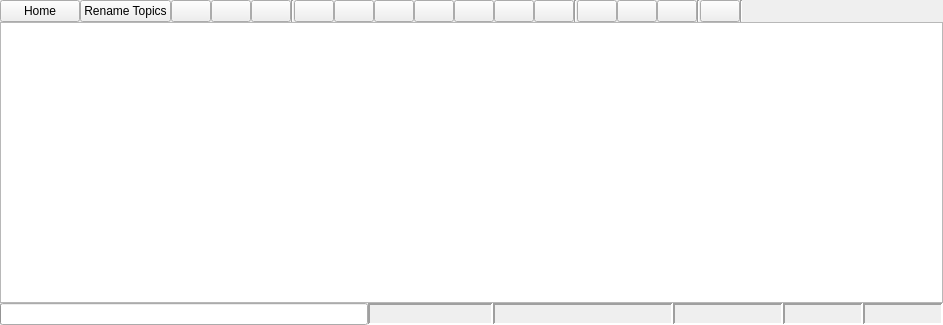
<?xml version="1.0" encoding="UTF-8"?>
<ui version="4.0">
 <class>Bag</class>
 <widget class="QWidget" name="Bag">
  <property name="geometry">
   <rect>
    <x>0</x>
    <y>0</y>
    <width>943</width>
    <height>325</height>
   </rect>
  </property>
  <property name="windowTitle">
   <string>Bag</string>
  </property>
  <layout class="QVBoxLayout" name="verticalLayout">
   <property name="spacing">
    <number>0</number>
   </property>
   <property name="margin">
    <number>0</number>
   </property>
   <item>
    <layout class="QHBoxLayout" name="horizontalLayout">
     <item>
      <widget class="QPushButton" name="button_home">
       <property name="text">
        <string>Home</string>
       </property>
      </widget>
     </item>
     <item>
      <widget class="QPushButton" name="button_rename_topics">
       <property name="text">
        <string>Rename Topics</string>
       </property>
      </widget>
     </item>
     <item>
      <widget class="QPushButton" name="record_button">
       <property name="toolTip">
        <string>Record Bag</string>
       </property>
       <property name="text">
        <string/>
       </property>
       <property name="iconSize">
        <size>
         <width>16</width>
         <height>16</height>
        </size>
       </property>
      </widget>
     </item>
     <item>
      <widget class="QPushButton" name="load_button">
       <property name="toolTip">
        <string>Load Bag</string>
       </property>
       <property name="text">
        <string/>
       </property>
       <property name="iconSize">
        <size>
         <width>16</width>
         <height>16</height>
        </size>
       </property>
      </widget>
     </item>
     <item>
      <widget class="QPushButton" name="save_button">
       <property name="toolTip">
        <string>Save Bag</string>
       </property>
       <property name="text">
        <string/>
       </property>
       <property name="iconSize">
        <size>
         <width>16</width>
         <height>16</height>
        </size>
       </property>
      </widget>
     </item>
     <item>
      <widget class="Line" name="line_3">
       <property name="orientation">
        <enum>Qt::Vertical</enum>
       </property>
      </widget>
     </item>
     <item>
      <widget class="QPushButton" name="begin_button">
       <property name="toolTip">
        <string>Go To Beginning</string>
       </property>
       <property name="text">
        <string/>
       </property>
       <property name="iconSize">
        <size>
         <width>16</width>
         <height>16</height>
        </size>
       </property>
      </widget>
     </item>
     <item>
      <widget class="QPushButton" name="slower_button">
       <property name="toolTip">
        <string>Slower / Rewind</string>
       </property>
       <property name="text">
        <string/>
       </property>
       <property name="iconSize">
        <size>
         <width>16</width>
         <height>16</height>
        </size>
       </property>
      </widget>
     </item>
     <item>
      <widget class="QPushButton" name="previous_button">
       <property name="toolTip">
        <string>Previous frame</string>
       </property>
       <property name="text">
        <string/>
       </property>
       <property name="iconSize">
        <size>
         <width>16</width>
         <height>16</height>
        </size>
       </property>
      </widget>
     </item>
     <item>
      <widget class="QPushButton" name="play_button">
       <property name="toolTip">
        <string>Play / Pause</string>
       </property>
       <property name="text">
        <string/>
       </property>
       <property name="iconSize">
        <size>
         <width>16</width>
         <height>16</height>
        </size>
       </property>
       <property name="checkable">
        <bool>true</bool>
       </property>
      </widget>
     </item>
     <item>
      <widget class="QPushButton" name="next_button">
       <property name="toolTip">
        <string>Next frame</string>
       </property>
       <property name="text">
        <string/>
       </property>
       <property name="iconSize">
        <size>
         <width>16</width>
         <height>16</height>
        </size>
       </property>
      </widget>
     </item>
     <item>
      <widget class="QPushButton" name="faster_button">
       <property name="toolTip">
        <string>Fast Forward</string>
       </property>
       <property name="text">
        <string/>
       </property>
       <property name="iconSize">
        <size>
         <width>16</width>
         <height>16</height>
        </size>
       </property>
      </widget>
     </item>
     <item>
      <widget class="QPushButton" name="end_button">
       <property name="toolTip">
        <string>Go To End</string>
       </property>
       <property name="text">
        <string/>
       </property>
       <property name="iconSize">
        <size>
         <width>16</width>
         <height>16</height>
        </size>
       </property>
      </widget>
     </item>
     <item>
      <widget class="Line" name="line">
       <property name="orientation">
        <enum>Qt::Vertical</enum>
       </property>
      </widget>
     </item>
     <item>
      <widget class="QPushButton" name="zoom_in_button">
       <property name="toolTip">
        <string>Zoom In</string>
       </property>
       <property name="text">
        <string/>
       </property>
       <property name="iconSize">
        <size>
         <width>16</width>
         <height>16</height>
        </size>
       </property>
      </widget>
     </item>
     <item>
      <widget class="QPushButton" name="zoom_out_button">
       <property name="toolTip">
        <string>Zoom Out</string>
       </property>
       <property name="text">
        <string/>
       </property>
       <property name="iconSize">
        <size>
         <width>16</width>
         <height>16</height>
        </size>
       </property>
      </widget>
     </item>
     <item>
      <widget class="QPushButton" name="zoom_all_button">
       <property name="toolTip">
        <string>Zoom Home</string>
       </property>
       <property name="text">
        <string/>
       </property>
       <property name="iconSize">
        <size>
         <width>16</width>
         <height>16</height>
        </size>
       </property>
      </widget>
     </item>
     <item>
      <widget class="Line" name="line_2">
       <property name="orientation">
        <enum>Qt::Vertical</enum>
       </property>
      </widget>
     </item>
     <item>
      <widget class="QPushButton" name="thumbs_button">
       <property name="toolTip">
        <string>Toggle Thumbnails</string>
       </property>
       <property name="text">
        <string/>
       </property>
       <property name="iconSize">
        <size>
         <width>16</width>
         <height>16</height>
        </size>
       </property>
       <property name="checkable">
        <bool>true</bool>
       </property>
      </widget>
     </item>
     <item>
      <widget class="Line" name="line_4">
       <property name="orientation">
        <enum>Qt::Vertical</enum>
       </property>
      </widget>
     </item>
     <item>
      <spacer name="horizontalSpacer">
       <property name="orientation">
        <enum>Qt::Horizontal</enum>
       </property>
       <property name="sizeHint" stdset="0">
        <size>
         <width>40</width>
         <height>20</height>
        </size>
       </property>
      </spacer>
     </item>
    </layout>
   </item>
   <item>
    <widget class="BagGraphicsView" name="graphics_view">
     <property name="horizontalScrollBarPolicy">
      <enum>Qt::ScrollBarAlwaysOff</enum>
     </property>
    </widget>
   </item>
   <item>
    <layout class="QHBoxLayout" name="status_bar_layout">
     <item>
      <widget class="QProgressBar" name="progress_bar">
       <property name="sizePolicy">
        <sizepolicy hsizetype="Minimum" vsizetype="Fixed">
         <horstretch>0</horstretch>
         <verstretch>0</verstretch>
        </sizepolicy>
       </property>
       <property name="value">
        <number>0</number>
       </property>
       <property name="textVisible">
        <bool>false</bool>
       </property>
      </widget>
     </item>
     <item>
      <widget class="QLabel" name="stamp_label">
       <property name="maximumSize">
        <size>
         <width>125</width>
         <height>16777215</height>
        </size>
       </property>
       <property name="toolTip">
        <string>Time Stamp of the current playhead</string>
       </property>
       <property name="frameShape">
        <enum>QFrame::Panel</enum>
       </property>
       <property name="frameShadow">
        <enum>QFrame::Sunken</enum>
       </property>
       <property name="lineWidth">
        <number>2</number>
       </property>
       <property name="text">
        <string/>
       </property>
      </widget>
     </item>
     <item>
      <widget class="QLabel" name="date_label">
       <property name="maximumSize">
        <size>
         <width>180</width>
         <height>16777215</height>
        </size>
       </property>
       <property name="toolTip">
        <string>Date and time of the playhead</string>
       </property>
       <property name="frameShape">
        <enum>QFrame::Panel</enum>
       </property>
       <property name="frameShadow">
        <enum>QFrame::Sunken</enum>
       </property>
       <property name="lineWidth">
        <number>2</number>
       </property>
       <property name="text">
        <string/>
       </property>
      </widget>
     </item>
     <item>
      <widget class="QLabel" name="seconds_label">
       <property name="minimumSize">
        <size>
         <width>0</width>
         <height>0</height>
        </size>
       </property>
       <property name="maximumSize">
        <size>
         <width>110</width>
         <height>16777215</height>
        </size>
       </property>
       <property name="toolTip">
        <string>Number of Seconds from the beginning of the current playhead</string>
       </property>
       <property name="frameShape">
        <enum>QFrame::Panel</enum>
       </property>
       <property name="frameShadow">
        <enum>QFrame::Sunken</enum>
       </property>
       <property name="lineWidth">
        <number>2</number>
       </property>
       <property name="text">
        <string/>
       </property>
      </widget>
     </item>
     <item>
      <widget class="QLabel" name="playspeed_label">
       <property name="maximumSize">
        <size>
         <width>80</width>
         <height>16777215</height>
        </size>
       </property>
       <property name="frameShape">
        <enum>QFrame::Panel</enum>
       </property>
       <property name="frameShadow">
        <enum>QFrame::Sunken</enum>
       </property>
       <property name="lineWidth">
        <number>2</number>
       </property>
       <property name="text">
        <string/>
       </property>
      </widget>
     </item>
     <item>
      <widget class="QLabel" name="filesize_label">
       <property name="maximumSize">
        <size>
         <width>80</width>
         <height>16777215</height>
        </size>
       </property>
       <property name="frameShape">
        <enum>QFrame::Panel</enum>
       </property>
       <property name="frameShadow">
        <enum>QFrame::Sunken</enum>
       </property>
       <property name="lineWidth">
        <number>2</number>
       </property>
       <property name="text">
        <string/>
       </property>
      </widget>
     </item>
    </layout>
   </item>
  </layout>
 </widget>
 <customwidgets>
  <customwidget>
   <class>BagGraphicsView</class>
   <extends>QGraphicsView</extends>
   <header>rqt_bag.bag_widget</header>
  </customwidget>
 </customwidgets>
 <resources/>
 <connections/>
</ui>
